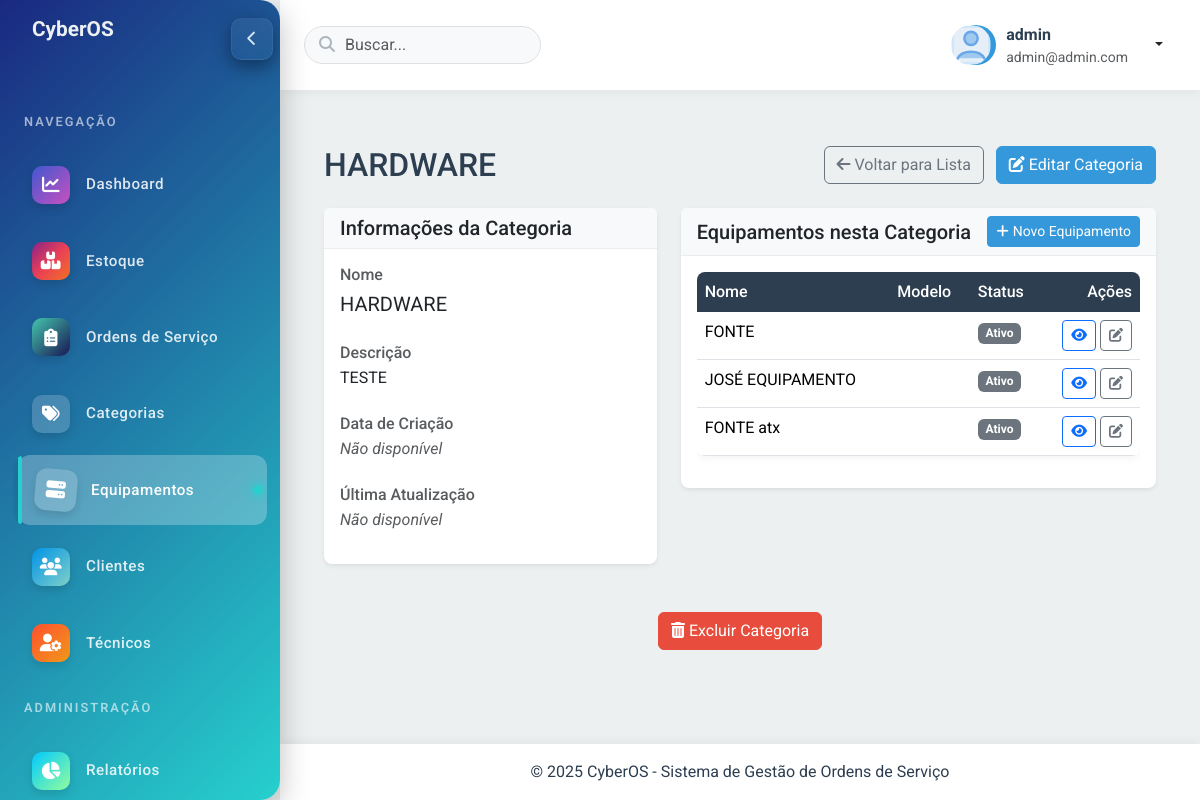
Screenshot of /equipamentos/categorias/detalhe/1/ (signed in) with the database file from the repository.
### equipamentos/models.py (models this page shows, shortened)
class CategoriaEquipamento(models.Model):
    nome = models.CharField('Nome', max_length=100)
    descricao = models.TextField('Descrição', blank=True, null=True)
    slug = models.SlugField('Slug', max_length=150, unique=True, blank=True)
    class Meta:
        verbose_name = 'Categoria de Equipamento'
        verbose_name_plural = 'Categorias de Equipamentos'
        ordering = ['nome']

class Equipamento(models.Model):
    STATUS_CHOICES = (
        ('ativo', 'Ativo'),
        ('manutencao', 'Em Manutenção'),
        ('inativo', 'Inativo'),
    )
    codigo = models.CharField('Código', max_length=30, unique=True, blank=True)
    nome = models.CharField('Nome/Modelo', max_length=200)
    categoria = models.ForeignKey(CategoriaEquipamento, on_delete=models.SET_NULL, null=True, related_name='equipamentos')
    cliente = models.ForeignKey(Cliente, on_delete=models.CASCADE, related_name='equipamentos')
    marca = models.CharField('Marca', max_length=100, blank=True, null=True)
    modelo = models.CharField('Modelo', max_length=100, blank=True, null=True)
    numero_serie = models.CharField('Número de Série', max_length=100, blank=True, null=True)
    data_aquisicao = models.DateField('Data de Aquisição', blank=True, null=True)
    data_instalacao = models.DateField('Data de Instalação', blank=True, null=True)
    data_garantia_fim = models.DateField('Fim da Garantia', blank=True, null=True)
    status = models.CharField('Status', max_length=15, choices=STATUS_CHOICES, default='ativo')
    descricao = models.TextField('Descrição', blank=True, null=True)
    observacoes = models.TextField('Observações', blank=True, null=True)
    local_instalacao = models.CharField('Local de Instalação', max_length=200, blank=True, null=True)
    especificacoes_tecnicas = models.TextField('Especificações Técnicas', blank=True, null=True)
    data_cadastro = models.DateTimeField('Data de Cadastro', auto_now_add=True)
    ultima_atualizacao = models.DateTimeField('Última Atualização', auto_now=True)
    foto = models.ImageField('Foto', upload_to='equipamentos', blank=True, null=True)
    manual = models.FileField('Manual', upload_to='equipamentos/manuais', blank=True, null=True)
    slug = models.SlugField(max_length=250, unique=True, blank=True, null=True)
    class Meta:
        verbose_name = 'Equipamento'
        verbose_name_plural = 'Equipamentos'
        ordering = ['cliente__nome', 'nome']
        unique_together = ('cliente', 'numero_serie')

### equipamentos/views.py (the view)
# urls.py: path('categorias/detalhe/<int:categoria_id>/', views.detalhes_categoria_equipamento, name='detalhes_categoria_equipamento'),
@login_required
def detalhes_categoria_equipamento(request, categoria_id):
    categoria = get_object_or_404(CategoriaEquipamento, id=categoria_id)
    equipamentos = Equipamento.objects.filter(categoria=categoria).order_by('cliente__nome', 'nome')
    context = {
        'categoria': categoria,
        'equipamentos': equipamentos,
    }
    return render(request, 'equipamentos/detalhes_categoria_equipamento.html', context)

### templates/equipamentos/detalhes_categoria_equipamento.html (shortened to what this page needs)
{% extends "base.html" %}
{% load static %}
{% block content %}
<main class="container py-4">
    <div class="d-flex justify-content-between align-items-center mb-4">
        <h2 class="mb-0">{{ categoria.nome }}</h2>
        <div>
            <a href="{% url 'categorias_equipamento' %}" class="btn btn-outline-secondary me-2">
                <i class="fas fa-arrow-left me-1"></i>Voltar para Lista
            </a>
            <a href="{% url 'editar_categoria_equipamento' categoria.slug %}" class="btn btn-primary">
                <i class="fas fa-edit me-1"></i>Editar Categoria
            </a>
        </div>
    </div>
    <div class="row">
        <div class="col-md-5 mb-4">
            <div class="card shadow-sm h-100">
                <div class="card-header bg-light">
                    <h5 class="mb-0">Informações da Categoria</h5>
                </div>
                <div class="card-body">
                    <div class="mb-4">
                        <h6 class="text-muted mb-1">Nome</h6>
                        <p class="fs-5">{{ categoria.nome }}</p>
                    </div>
                    <div class="mb-4">
                        <h6 class="text-muted mb-1">Descrição</h6>
                        <p>{% if categoria.descricao %}{{ categoria.descricao }}{% else %}<span class="text-muted fst-italic">Nenhuma descrição fornecida</span>{% endif %}</p>
                    </div>
                    <div class="mb-4">
                        <h6 class="text-muted mb-1">Data de Criação</h6>
                        <p>{% if categoria.data_cadastro %}{{ categoria.data_cadastro|date:"d/m/Y H:i" }}{% else %}<span class="text-muted fst-italic">Não disponível</span>{% endif %}</p>
                    </div>
                    <div>
                        <h6 class="text-muted mb-1">Última Atualização</h6>
                        <p>{% if categoria.ultima_atualizacao %}{{ categoria.ultima_atualizacao|date:"d/m/Y H:i" }}{% else %}<span class="text-muted fst-italic">Não disponível</span>{% endif %}</p>
                    </div>
                </div>
            </div>
        </div>
        <div class="col-md-7">
            <div class="card shadow-sm">
                <div class="card-header bg-light d-flex justify-content-between align-items-center">
                    <h5 class="mb-0">Equipamentos nesta Categoria</h5>
                    <a href="{% url 'novo_equipamento' %}?categoria={{ categoria.id }}" class="btn btn-sm btn-primary">
                        <i class="fas fa-plus me-1"></i>Novo Equipamento
                    </a>
                </div>
                <div class="card-body">
                    {% if equipamentos %}
                    <div class="table-responsive">
                        <table class="table table-hover">
                            <thead>
                                <tr>
                                    <th>Nome</th>
                                    <th>Modelo</th>
                                    <th>Status</th>
                                    <th class="text-end">Ações</th>
                                </tr>
                            </thead>
                            <tbody>
                                {% for equipamento in equipamentos %}
                                <tr>
                                    <td>{{ equipamento.nome }}</td>
                                    <td>{{ equipamento.modelo }}</td>
                                    <td>
                                        {% if equipamento.status == 'disponivel' %}
                                        <span class="badge bg-success">Disponível</span>
                                        {% elif equipamento.status == 'em_uso' %}
                                        <span class="badge bg-primary">Em Uso</span>
                                        {% elif equipamento.status == 'manutencao' %}
                                        <span class="badge bg-warning text-dark">Manutenção</span>
                                        {% elif equipamento.status == 'inativo' %}
                                        <span class="badge bg-secondary">Inativo</span>
                                        {% else %}
                                        <span class="badge bg-secondary">{{ equipamento.get_status_display }}</span>
                                        {% endif %}
                                    </td>
                                    <td class="text-end">
                                        <a href="{% url 'detalhe_equipamento' equipamento.slug %}" class="btn btn-sm btn-outline-primary">
                                            <i class="fas fa-eye"></i>
                                        </a>
                                        <a href="{% url 'editar_equipamento' equipamento.slug %}" class="btn btn-sm btn-outline-secondary">
                                            <i class="fas fa-edit"></i>
                                        </a>
                                    </td>
                                </tr>
                                {% endfor %}
                            </tbody>
                        </table>
                    </div>
                    {% endif %}
                </div>
            </div>
        </div>
    </div>
    <div class="d-flex justify-content-center mt-4">
        <button type="button" class="btn btn-danger" data-bs-toggle="modal" data-bs-target="#modalExcluir">
            <i class="fas fa-trash-alt me-1"></i>Excluir Categoria
        </button>
    </div>
</main>
{% endblock %}

### templates/base.html (shortened to what this page needs)
<!DOCTYPE html>
{% load static %}
<html lang="pt-br">
<head>
    <link rel="stylesheet" href="https://cdnjs.cloudflare.com/ajax/libs/font-awesome/6.5.1/css/all.min.css">
    <link href="https://cdn.jsdelivr.net/npm/bootstrap@5.3.2/dist/css/bootstrap.min.css" rel="stylesheet">
    <link rel="stylesheet" href="https://unpkg.com/leaflet@1.9.4/dist/leaflet.css">
    <link rel="stylesheet" href="{% static 'css/custom.css' %}">
</head>
<body>
    <div class="wrapper">
        <aside class="sidebar" id="sidebar">
            <div class="sidebar-logo d-flex align-items-center">
                <span class="logo-text text-start d-block ms-3">
                    CyberOS
                </span>
            </div>
            <div class="text-center mb-3">
                <button class="sidebar-toggle" id="sidebarToggle" aria-expanded="true" aria-label="Recolher menu" title="Recolher menu">
                    <span class="toggle-icon" aria-hidden="true"><i class="fas fa-chevron-left"></i></span>
                </button>
            </div>
            <div class="sidebar-menu">
                <div class="sidebar-heading">Navegação</div>
                <div class="sidebar-item">
                    <a href="{% url 'dashboard' %}" class="sidebar-link {% if request.path == '/dashboard/' %}active{% endif %}">
                        <div class="sidebar-icon icon-dashboard">
                            <i class="fas fa-chart-line"></i>
                        </div>
                        <span class="sidebar-text">Dashboard</span>
                    </a>
                </div>
                {% if user.is_superuser or not user.perfil.tipo == 'tecnico' %}
                <div class="sidebar-item">
                    <a href="/produtos/" class="sidebar-link {% if '/produtos/' in request.path %}active{% endif %}">
                        <div class="sidebar-icon icon-inventory">
                            <i class="fas fa-boxes"></i>
                        </div>
                        <span class="sidebar-text">Estoque</span>
                    </a>
                </div>
                {% endif %}
                <div class="sidebar-item">
                    <a href="{% url 'listar_ordens' %}" class="sidebar-link {% if '/ordens/' in request.path and not '/ordens/categorias/' in request.path %}active{% endif %}">
                        <div class="sidebar-icon icon-orders">
                            <i class="fas fa-clipboard-list"></i>
                        </div>
                        <span class="sidebar-text">Ordens de Serviço</span>
                    </a>
                </div>
                {% if user.is_superuser or not user.perfil.tipo == 'tecnico' %}
                <div class="sidebar-item">
                    <a href="{% url 'listar_categorias' %}" class="sidebar-link {% if '/ordens/categorias/' in request.path %}active{% endif %}">
                        <div class="sidebar-icon">
                            <i class="fas fa-tags"></i>
                        </div>
                        <span class="sidebar-text">Categorias</span>
                    </a>
                </div>
                <div class="sidebar-item">
                    <a href="{% url 'listar_equipamentos' %}" class="sidebar-link {% if '/equipamentos/' in request.path %}active{% endif %}">
                        <div class="sidebar-icon">
                            <i class="fas fa-server"></i>
                        </div>
                        <span class="sidebar-text">Equipamentos</span>
                    </a>
                </div>
                <div class="sidebar-item">
                    <a href="{% url 'listar_clientes' %}" class="sidebar-link {% if '/clientes/' in request.path %}active{% endif %}">
                        <div class="sidebar-icon icon-clients">
                            <i class="fas fa-users"></i>
                        </div>
                        <span class="sidebar-text">Clientes</span>
                    </a>
                </div>
                <div class="sidebar-item">
                    <a href="{% url 'tecnicos:listar_tecnicos' %}" class="sidebar-link {% if '/tecnicos/' in request.path %}active{% endif %}">
                        <div class="sidebar-icon icon-technicians">
                            <i class="fas fa-user-cog"></i>
                        </div>
                        <span class="sidebar-text">Técnicos</span>
                    </a>
                </div>
                <div class="sidebar-heading">Administração</div>
                <div class="sidebar-item">
                    <a href="{% url 'relatorios:lista_relatorios' %}" class="sidebar-link {% if '/relatorios/' in request.path %}active{% endif %}">
                        <div class="sidebar-icon icon-reports">
                            <i class="fas fa-chart-pie"></i>
                        </div>
                        <span class="sidebar-text">Relatórios</span>
                    </a>
                </div>
                {% endif %}
            </div>
        </aside>
        <div class="main-content">
            <header class="main-header">
                <div class="header-search">
                    <div class="position-relative">
                        <input type="text" class="form-control" placeholder="Buscar...">
                        <i class="fas fa-search search-icon"></i>
                    </div>
                </div>
                <div class="header-profile ms-2">
                    {% if user.is_authenticated %}
                    <div class="avatar">
                        {% if user.perfil and user.perfil.foto %}
                            <img src="{{ user.perfil.foto.url }}" alt="{{ user.get_full_name|default:user.username }}" class="avatar-img">
                        {% else %}
                            <img src="{% static 'img/default-avatar.svg' %}" alt="{{ user.get_full_name|default:user.username }}" class="avatar-img">
                        {% endif %}
                    </div>
                    <div>
                        <div class="fw-bold">{{ user.get_full_name|default:user.username }}</div>
                        <div class="small text-muted">{{ user.email }}</div>
                    </div>
                    <div class="header-dropdown">
                        <div class="dropdown">
                            <button class="btn btn-link text-dark dropdown-toggle" type="button" id="userDropdown" data-bs-toggle="dropdown">
                            </button>
                        </div>
                    </div>
                    {% else %}
                    <a class="btn btn-primary" href="{% url 'login' %}">
                        <i class="fas fa-sign-in-alt me-1"></i> Entrar
                    </a>
                    {% endif %}
                </div>
            </header>
            <div class="content-wrapper">
                {% block content %}{% endblock %}
            </div>
            <footer class="main-footer">
                <div class="d-flex justify-content-center">
                    <p class="mb-0">&copy; {% now "Y" %} CyberOS - Sistema de Gestão de Ordens de Serviço</p>
                </div>
            </footer>
        </div>
    </div>
    <link href="https://cdn.jsdelivr.net/npm/select2@4.1.0-rc.0/dist/css/select2.min.css" rel="stylesheet" />
    <link href="https://cdn.jsdelivr.net/npm/@ttskch/select2-bootstrap-5-theme@1.3.0/dist/select2-bootstrap-5-theme.min.css" rel="stylesheet" />
</body>
</html>

### rows the page displays
CategoriaEquipamento: nome "HARDWARE", descricao "TESTE"
Equipamento: nome "FONTE", status "Ativo"
Equipamento: nome "JOSÉ EQUIPAMENTO", status "Ativo"
Equipamento: nome "FONTE atx", status "Ativo"

### other values shown
{{ user.get_full_name|default:user.username }} "admin"
{{ user.email }} "admin@admin.com"
